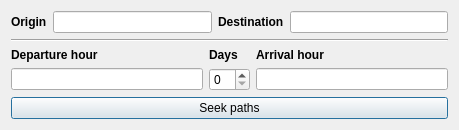
<?xml version="1.0" encoding="UTF-8"?>
<ui version="4.0">
 <class>NewTrip</class>
 <widget class="QDialog" name="NewTrip">
  <property name="geometry">
   <rect>
    <x>0</x>
    <y>0</y>
    <width>459</width>
    <height>126</height>
   </rect>
  </property>
  <property name="windowTitle">
   <string>Dialog</string>
  </property>
  <layout class="QGridLayout" name="gridLayout_2">
   <item row="0" column="0" colspan="2">
    <layout class="QHBoxLayout" name="horizontalLayout">
     <item>
      <widget class="QLabel" name="label_1">
       <property name="font">
        <font>
         <weight>75</weight>
         <bold>true</bold>
        </font>
       </property>
       <property name="text">
        <string>Origin</string>
       </property>
      </widget>
     </item>
     <item>
      <widget class="QLineEdit" name="lineEditOrigem">
       <property name="enabled">
        <bool>true</bool>
       </property>
       <property name="clearButtonEnabled">
        <bool>false</bool>
       </property>
      </widget>
     </item>
     <item>
      <widget class="QLabel" name="label_2">
       <property name="font">
        <font>
         <weight>75</weight>
         <bold>true</bold>
        </font>
       </property>
       <property name="text">
        <string>Destination</string>
       </property>
      </widget>
     </item>
     <item>
      <widget class="QLineEdit" name="lineEditDestination"/>
     </item>
    </layout>
   </item>
   <item row="2" column="0" colspan="2">
    <layout class="QGridLayout" name="gridLayout">
     <item row="0" column="0">
      <widget class="QLabel" name="label">
       <property name="font">
        <font>
         <weight>75</weight>
         <bold>true</bold>
        </font>
       </property>
       <property name="text">
        <string>Departure hour</string>
       </property>
      </widget>
     </item>
     <item row="0" column="1">
      <widget class="QLabel" name="label_4">
       <property name="font">
        <font>
         <weight>75</weight>
         <bold>true</bold>
        </font>
       </property>
       <property name="text">
        <string>Days</string>
       </property>
      </widget>
     </item>
     <item row="0" column="2">
      <widget class="QLabel" name="label_3">
       <property name="font">
        <font>
         <weight>75</weight>
         <bold>true</bold>
        </font>
       </property>
       <property name="text">
        <string>Arrival hour</string>
       </property>
      </widget>
     </item>
     <item row="1" column="0">
      <widget class="QLineEdit" name="lineEditTimeOut"/>
     </item>
     <item row="1" column="1">
      <widget class="QSpinBox" name="spinBoxDays"/>
     </item>
     <item row="1" column="2">
      <widget class="QLineEdit" name="lineEditTimeArrival"/>
     </item>
    </layout>
   </item>
   <item row="3" column="0" colspan="2">
    <widget class="QPushButton" name="pushButtonSeekPaths">
     <property name="text">
      <string>Seek paths</string>
     </property>
    </widget>
   </item>
   <item row="1" column="0" colspan="2">
    <widget class="Line" name="line">
     <property name="orientation">
      <enum>Qt::Horizontal</enum>
     </property>
    </widget>
   </item>
  </layout>
 </widget>
 <resources/>
 <connections/>
</ui>
